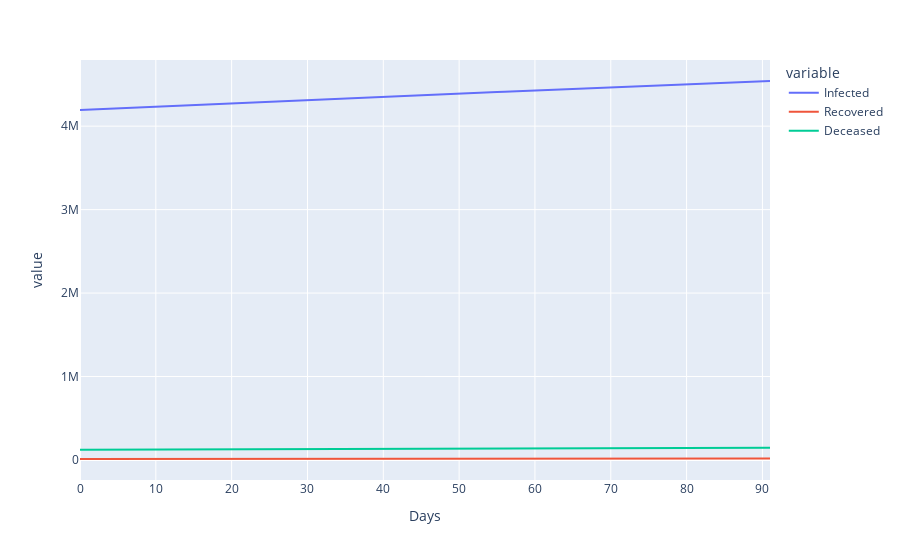

The code cell stored with this chart in its notebook:
### Code cell
fig = px.line(expected_data_uk, x='Days', y = ['Infected','Recovered','Deceased'])
fig.show()
